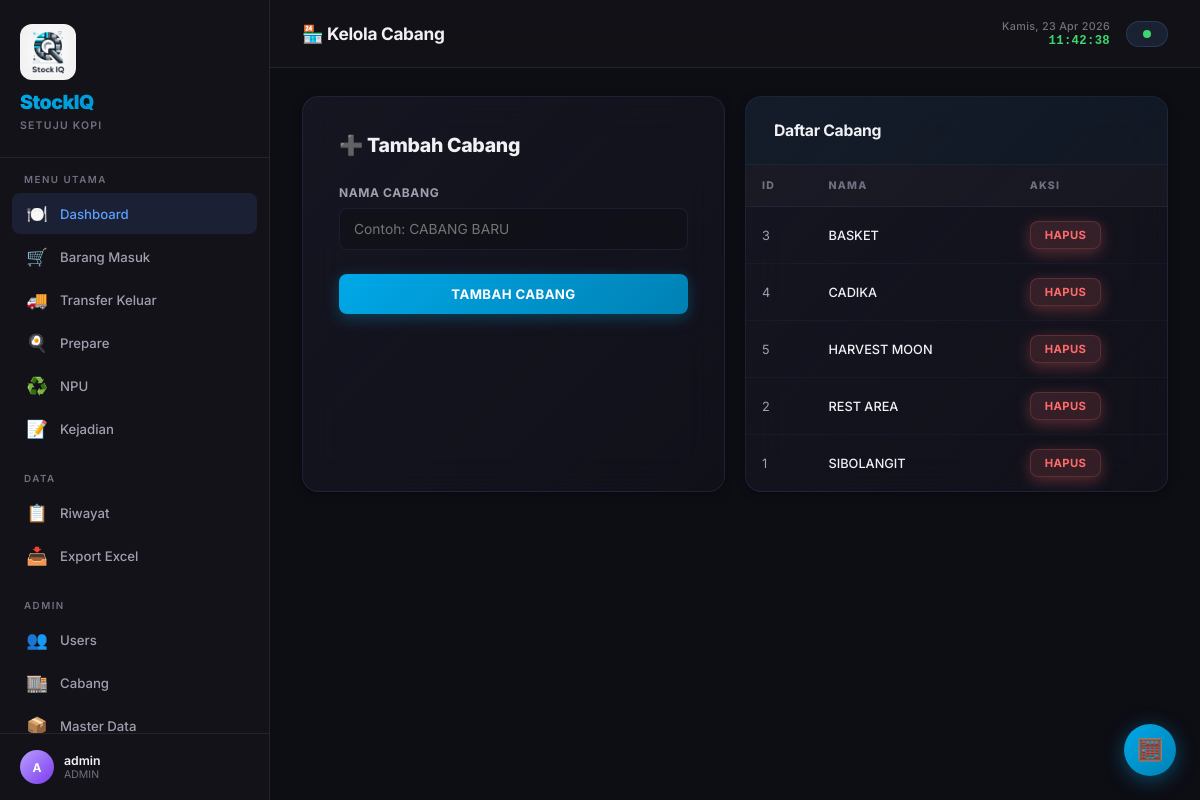
Screenshot of /admin/branches (signed in) with the database file from the repository.
### app/models.py (models this page shows)
class User(UserMixin, db.Model):
    __tablename__ = 'users'
    id = db.Column(db.Integer, primary_key=True)
    username = db.Column(db.String(80), unique=True, nullable=False)
    password_hash = db.Column(db.String(256), nullable=False)
    role = db.Column(db.String(20), nullable=False, default='staff')
    created_at = db.Column(db.DateTime, default=datetime.utcnow)
    transactions = db.relationship('Transaction', backref='user', lazy='dynamic')
    allowed_branches = db.relationship('Branch', secondary=user_branch, backref='allowed_users', lazy='dynamic')
    def is_admin(self):
        return self.role == 'admin'

class Branch(db.Model):
    __tablename__ = 'branches'
    id = db.Column(db.Integer, primary_key=True)
    name = db.Column(db.String(100), unique=True, nullable=False)
    transactions = db.relationship('Transaction', backref='branch', lazy='dynamic')

### app/routes/admin.py (the view)
@admin_bp.route('/branches')
@login_required
@admin_required
def branches():
    all_branches = Branch.query.order_by(Branch.name).all()
    return render_template('admin/branches.html', branches=all_branches)

### app/routes/admin.py (called while the page is built)
def admin_required(f):
    @wraps(f)
    def decorated_function(*args, **kwargs):
        if not current_user.is_authenticated or not current_user.is_admin():
            flash('Akses ditolak. Hanya admin.', 'error')
            return redirect(url_for('dashboard.index'))
        return f(*args, **kwargs)
    return decorated_function

### app/templates/admin/branches.html (shortened to what this page needs)
{% extends "dashboard.html" %}
{% block page_title %}🏪 Kelola Cabang{% endblock %}
{% block content %}
<div class="admin-grid fade-in">
  <div class="form-card">
    <h2>➕ Tambah Cabang</h2>
    <form method="POST" action="{{ url_for('admin.add_branch') }}">
      <div class="form-group">
        <label for="name">Nama Cabang</label>
        <input type="text" id="name" name="name" class="form-control"
               placeholder="Contoh: CABANG BARU" required>
      </div>
      <button type="submit" class="btn btn-primary btn-block" id="addBranchBtn">Tambah Cabang</button>
    </form>
  </div>
  <div class="table-wrapper">
    <div class="table-header"><h3>Daftar Cabang</h3></div>
    <table>
      <thead><tr><th>ID</th><th>Nama</th><th>Aksi</th></tr></thead>
      <tbody>
        {% for b in branches %}
        <tr>
          <td>{{ b.id }}</td>
          <td style="font-weight:500;color:var(--text-primary);">{{ b.name }}</td>
          <td>
            <form method="POST" action="{{ url_for('admin.delete_branch', branch_id=b.id) }}" style="display:inline;"
                  onsubmit="return confirm('Hapus cabang {{ b.name }}?')">
              <button type="submit" class="btn btn-danger btn-sm">Hapus</button>
            </form>
          </td>
        </tr>
        {% endfor %}
      </tbody>
    </table>
  </div>
</div>
{% endblock %}

### app/templates/dashboard.html (shortened to what this page needs)
{% extends "base.html" %}
{% block body %}
<div class="app-layout">
  <aside class="sidebar" id="sidebar">
    <div class="brand-area">
      <img src="{{ url_for('static', filename='img/logo_app.png') }}" alt="StockIQ" class="sidebar-logo">
      <h2>StockIQ</h2>
      <small>Setuju Kopi</small>
    </div>
    <nav>
      <div class="nav-section">
        <div class="nav-label">Menu Utama</div>
        <a href="{{ url_for('dashboard.index') }}" class="nav-link active">
          <span class="icon">🍽️</span> Dashboard
        </a>
        <a href="{{ url_for('barang_masuk.index') }}" class="nav-link">
          <span class="icon">🛒</span> Barang Masuk
        </a>
        <a href="{{ url_for('transfer.index') }}" class="nav-link">
          <span class="icon">🚚</span> Transfer Keluar
        </a>
        <a href="{{ url_for('prepare.index') }}" class="nav-link">
          <span class="icon">🍳</span> Prepare
        </a>
        <a href="{{ url_for('npu.index') }}" class="nav-link">
          <span class="icon">♻️</span> NPU
        </a>
        <a href="{{ url_for('kejadian.index') }}" class="nav-link">
          <span class="icon">📝</span> Kejadian
        </a>
      </div>
      <div class="nav-section">
        <div class="nav-label">Data</div>
        <a href="{{ url_for('txn.riwayat') }}" class="nav-link">
          <span class="icon">📋</span> Riwayat
        </a>
        {% if current_user.is_admin() %}
        <a href="{{ url_for('txn.export_excel') }}" class="nav-link">
          <span class="icon">📥</span> Export Excel
        </a>
        {% endif %}
      </div>
      {% if current_user.is_admin() %}
      <div class="nav-section">
        <div class="nav-label">Admin</div>
        <a href="{{ url_for('admin.users') }}" class="nav-link">
          <span class="icon">👥</span> Users
        </a>
        <a href="{{ url_for('admin.branches') }}" class="nav-link">
          <span class="icon">🏬</span> Cabang
        </a>
        <a href="{{ url_for('admin.master_data') }}" class="nav-link">
          <span class="icon">📦</span> Master Data
        </a>
      </div>
      {% endif %}
    </nav>
    <div class="sidebar-footer">
      <div class="user-info">
        <div class="avatar">{{ current_user.username[0]|upper }}</div>
        <div>
          <div class="user-name">{{ current_user.username }}</div>
          <div class="user-role">{{ current_user.role|upper }}</div>
        </div>
      </div>
    </div>
  </aside>
  <main class="main-content">
    <div class="topbar">
      <div style="display:flex;align-items:center;gap:12px;">
        <span class="page-title">{% block page_title %}🍽️ Dashboard{% endblock %}</span>
      </div>
      <div style="display:flex;align-items:center;gap:16px;">
        <div class="live-clock" id="liveClock"></div>
        <div class="branch-badge">
          <span class="dot"></span>
        </div>
      </div>
    </div>
    <div class="content-area fade-in">
      {% block content %}{% endblock %}
    </div>
  </main>
</div>
<button class="calc-toggle" id="calcToggle" title="Kalkulator">🧮</button>
{% endblock %}

### rows the page displays
User: username "A", username "admin", role "ADMIN"
Branch: id "3", name "BASKET"
Branch: id "4", name "CADIKA"
Branch: id "5", name "HARVEST MOON"
Branch: id "2", name "REST AREA"
Branch: id "1", name "SIBOLANGIT"
